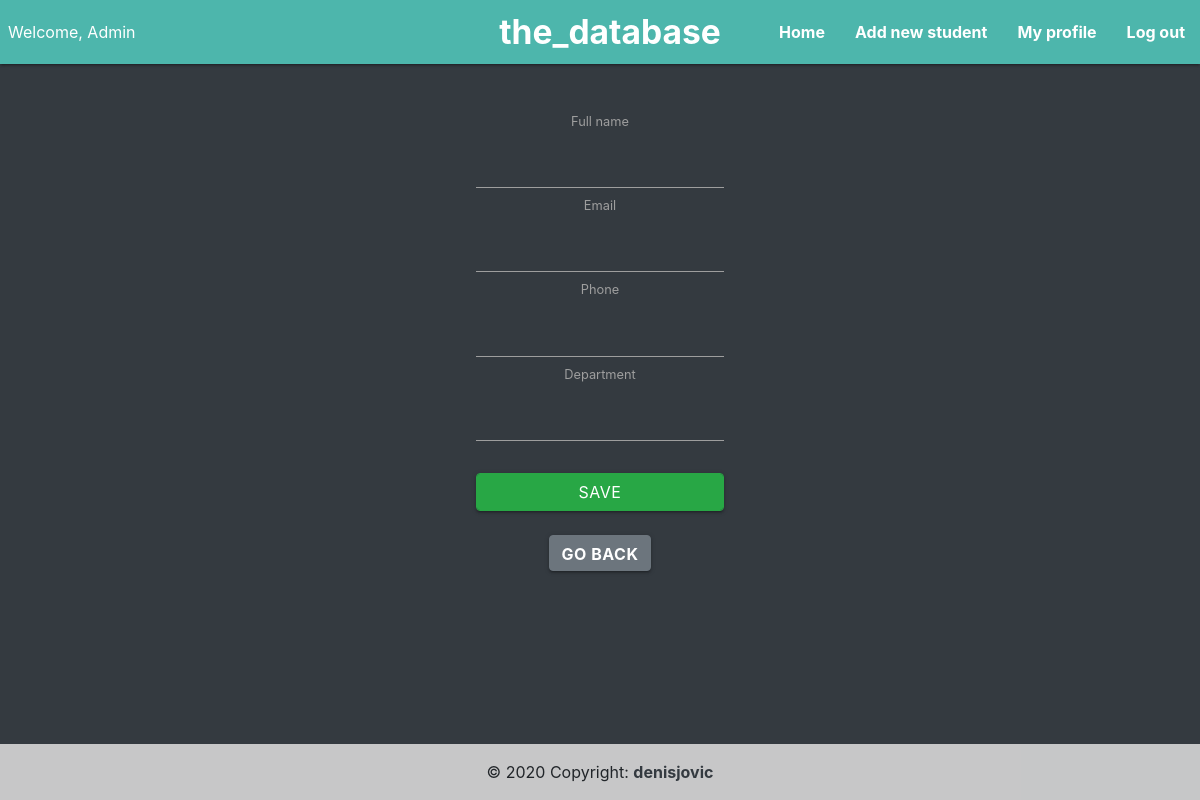
Before: /edit/6 (signed in) with the older database file.
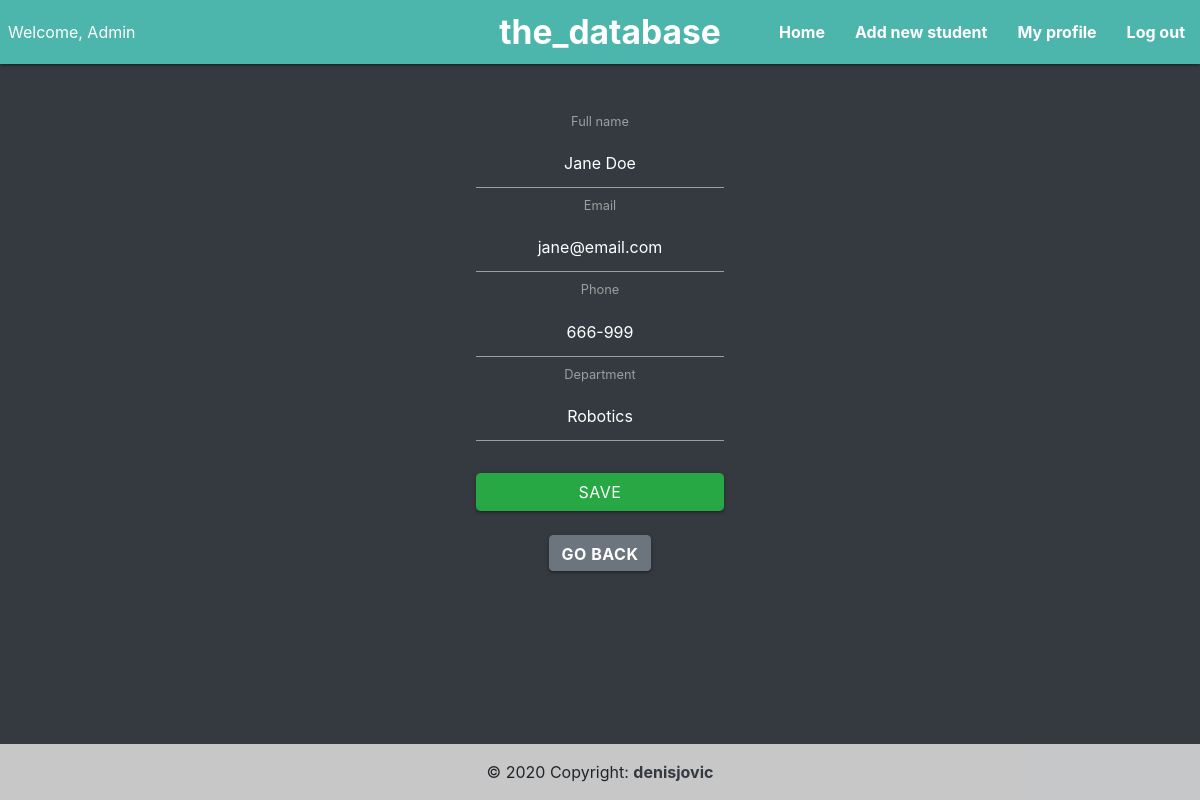
After: the same page with the newer database file.
### students_db/models.py (models this page shows, shortened)
class User(UserMixin, db.Model):
    id = db.Column(db.Integer(), primary_key=True)
    name = db.Column(db.String(30), nullable=False, unique=True)
    email = db.Column(db.String(40), nullable=False, unique=True)
    password_hash = db.Column(db.String(80), nullable=False, unique=True)
    department = db.Column(db.String(40), nullable=False)
    phone = db.Column(db.String(30))
    is_admin = db.Column(db.Boolean, default=False, nullable=False)

### students_db/routes.py (the view)
@app.route('/edit/<int:id>', methods=["GET", "POST"])
def edit(id):
    user_to_update = User.query.get(id)
    form = AddStudent(obj=user_to_update)
    if request.method == 'POST':
        form.populate_obj(user_to_update)
        db.session.commit()
        flash('User data updated!', category='success')
        return redirect(url_for('dashboard'))
    return render_template('profile.html', profile=user_to_update, form=form)

### students_db/forms.py
class AddStudent(FlaskForm):
    name = StringField(label='Full name', validators=[Length(min=3, max=20), DataRequired()])
    email = StringField(label='Email', validators=[Email(), DataRequired()])
    phone = StringField(label='Phone', validators=[Length(min=6, max=9), DataRequired()])
    department = StringField(label='Department', validators=[Length(min=3, max=30), DataRequired()])
    password = PasswordField(label='Password', validators=[Length(min=5), DataRequired()])
    submit_data = SubmitField(label='Add student')

### students_db/models.py (called while the page is built)
@login.user_loader
def load_user(id):
    return User.query.get(int(id))

### students_db/templates/profile.html (shortened to what this page needs)
{% extends "layout.html" %}
{% block content %}
<div class="container text-center mt-5">
<form action="/edit/{{ profile.id }}" method="POST" class="form-register">
  {{ form.name.label() }}
  {{ form.name(class="form-control text-white text-center") }}
  {{ form.email.label() }}
  {{ form.email(class="form-control text-white text-center") }}
  {{ form.phone.label() }}
  {{ form.phone(class="form-control text-white text-center") }}
  {{ form.department.label() }}
  {{ form.department(class="form-control text-white text-center") }}
  {{ form.submit_data(class="mt-4 form-control btn btn-large btn-success", value="Save") }}
    <button class="btn btn-secondary mt-4"><a href="{{ url_for('dashboard') }}">Go back</a></button>
</form>
</div>
{% endblock %}

Changed rows visible on the page:
added User: name "Jane Doe", email "jane@email.com", phone "666-999", department "Robotics"
